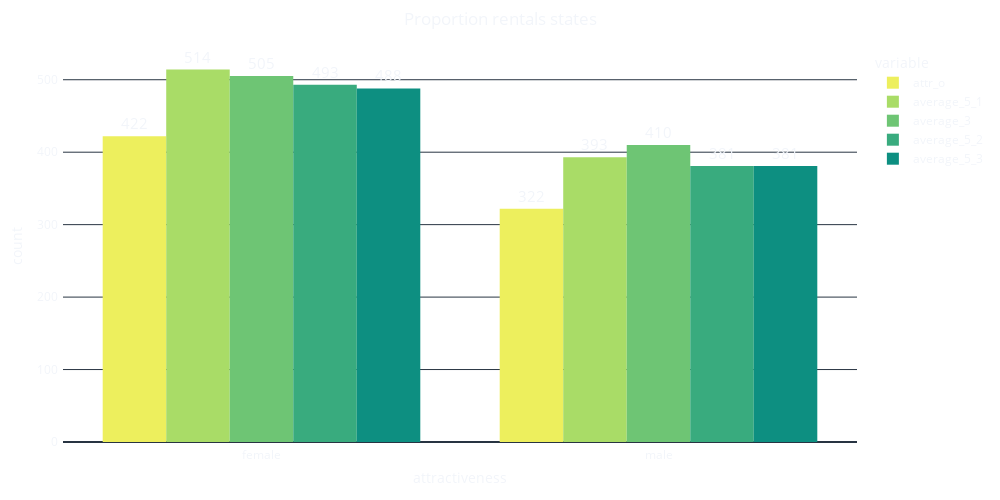

Here is the notebook cell this chart was saved with:
### Code cell
fig = px.histogram(df_perceived, x="gender", y=["attr_o", "average_5_1", "average_3", "average_5_2", "average_5_3"],
                      title = 'Proportion rentals states',
                      barmode ='group',
                      width= 1000,
                      height = 500,
                      text_auto = True,
                      color_discrete_sequence=px.colors.sequential.Aggrnyl_r
                                )
fig.update_traces(textposition = 'outside', textfont_size = 15)                         
fig.update_layout(title_x = 0.5, 
                      margin={"l":50,"r":50,"b":50,"t":50,"pad":4},
                      xaxis_title = 'attractiveness',
                      yaxis_title = 'count',
                      template = 'plotly_dark'
                      )
fig.update_layout({'plot_bgcolor': 'rgba(0, 0, 0, 0)',
                    'paper_bgcolor': 'rgba(0, 0, 0, 0)'}
                      )  

fig.show()

### Figure 1 — Plotly figure (JSON) as saved in the notebook; plotly's stock layout.template omitted (floating-point values rounded to 4 significant figures)
{"data": [{"alignmentgroup": "True", "bingroup": "x", "histfunc": "sum", "hovertemplate": "variable=attr_o<br>gender=%{x}<br>sum of value=%{y}<extra></extra>", "legendgroup": "attr_o", "marker": {"color": "rgb(237, 239, 93)", "pattern": {"shape": ""}}, "name": "attr_o", "offsetgroup": "attr_o", "orientation": "v", "showlegend": true, "textfont": {"size": 15}, "textposition": "outside", "texttemplate": "%{value}", "type": "histogram", "x": ["female", "female", "female", "female", "female", "female", "female", "female", "male", "male", "male", "male", "male", "male", "female", "female", "female", "female", "female", "female", "female", "female", "female", "female", "male", "male", "male", "male", "male", "male", "male", "male", "female", "female", "female", "female", "female", "female", "female", "female", "female", "male", "male", "male", "male", "male", "male", "female", "female", "male", "male", "male", "female", "female", "female", "female", "female", "female", "female", "male", "male", "male", "female", "female", "female", "female", "female", "female", "female", "male", "male", "male", "male", "male", "male", "male", "male", "female", "female", "female", "male", "female", "female", "female", "female", "male", "male", "male", "male", "female", "female", "male", "female", "female", "female", "male", "male", "male", "male", "male", "female", "female", "male", "male", "female", "female", "female", "female", "female", "female", "female", "female", "female", "male", "male", "male", "male", "male", "male", "male"], "xaxis": "x", "y": [6, 8, 5, 7, 6, 7, 7, 8, 6, 4, 4, 7, 4, 5, 4, 7, 6, 5, 5, 6, 6, 8, 6, 7, 6, 6, 6, 7, 4, 6, 6, 6, 6, 5, 7, 5, 7, 6, 7, 7, 7, 7, 7, 6, 8, 8, 4, 8, 7, 5, 8, 6, 5, 6, 8, 7, 8, 6, 6, 4, 6, 6, 6, 7, 6, 8, 7, 5, 6, 6, 7, 6, 5, 8, 7, 7, 4, 7, 8, 7, 7, 6, 6, 7, 6, 7, 6, 8, 6, 6, 6, 4, 8, 8, 8, 6, 4, 6, 8, 7, 6, 7, 2, 6, 8, 5, 5, 6, 7, 5, 5, 4, 4, 6, 4, 6, 7, 7, 6, 7], "yaxis": "y"}, {"alignmentgroup": "True", "bingroup": "x", "histfunc": "sum", "hovertemplate": "variable=average_5_1<br>gender=%{x}<br>sum of value=%{y}<extra></extra>", "legendgroup": "average_5_1", "marker": {"color": "rgb(169, 220, 103)", "pattern": {"shape": ""}}, "name": "average_5_1", "offsetgroup": "average_5_1", "orientation": "v", "showlegend": true, "textfont": {"size": 15}, "textposition": "outside", "texttemplate": "%{value}", "type": "histogram", "x": ["female", "female", "female", "female", "female", "female", "female", "female", "male", "male", "male", "male", "male", "male", "female", "female", "female", "female", "female", "female", "female", "female", "female", "female", "male", "male", "male", "male", "male", "male", "male", "male", "female", "female", "female", "female", "female", "female", "female", "female", "female", "male", "male", "male", "male", "male", "male", "female", "female", "male", "male", "male", "female", "female", "female", "female", "female", "female", "female", "male", "male", "male", "female", "female", "female", "female", "female", "female", "female", "male", "male", "male", "male", "male", "male", "male", "male", "female", "female", "female", "male", "female", "female", "female", "female", "male", "male", "male", "male", "female", "female", "male", "female", "female", "female", "male", "male", "male", "male", "male", "female", "female", "male", "male", "female", "female", "female", "female", "female", "female", "female", "female", "female", "male", "male", "male", "male", "male", "male", "male"], "xaxis": "x", "y": [8, 8, 9, 9, 8, 4, 8, 8, 9, 6, 4, 7, 8, 10, 9, 8, 8, 7, 7, 8, 6, 8, 6, 10, 8, 8, 7, 7, 7, 7, 6, 7, 8, 8, 9, 8, 8, 9, 8, 8, 7, 8, 7, 6, 8, 6, 7, 6, 9, 5, 8, 6, 7, 9, 8, 8, 6, 5, 9, 5, 7, 8, 9, 9, 8, 8, 8, 7, 8, 7, 8, 7, 9, 7, 6, 7, 7, 7, 9, 6, 8, 7, 9, 7, 8, 7, 8, 8, 8, 8, 8, 6, 8, 8, 7, 8, 5, 9, 7, 10, 8, 8, 7, 8, 7, 9, 8, 9, 7, 7, 8, 8, 7, 9, 5, 6, 8, 10, 8, 8], "yaxis": "y"}, {"alignmentgroup": "True", "bingroup": "x", "histfunc": "sum", "hovertemplate": "variable=average_3<br>gender=%{x}<br>sum of value=%{y}<extra></extra>", "legendgroup": "average_3", "marker": {"color": "rgb(110, 197, 116)", "pattern": {"shape": ""}}, "name": "average_3", "offsetgroup": "average_3", "orientation": "v", "showlegend": true, "textfont": {"size": 15}, "textposition": "outside", "texttemplate": "%{value}", "type": "histogram", "x": ["female", "female", "female", "female", "female", "female", "female", "female", "male", "male", "male", "male", "male", "male", "female", "female", "female", "female", "female", "female", "female", "female", "female", "female", "male", "male", "male", "male", "male", "male", "male", "male", "female", "female", "female", "female", "female", "female", "female", "female", "female", "male", "male", "male", "male", "male", "male", "female", "female", "male", "male", "male", "female", "female", "female", "female", "female", "female", "female", "male", "male", "male", "female", "female", "female", "female", "female", "female", "female", "male", "male", "male", "male", "male", "male", "male", "male", "female", "female", "female", "male", "female", "female", "female", "female", "male", "male", "male", "male", "female", "female", "male", "female", "female", "female", "male", "male", "male", "male", "male", "female", "female", "male", "male", "female", "female", "female", "female", "female", "female", "female", "female", "female", "male", "male", "male", "male", "male", "male", "male"], "xaxis": "x", "y": [8, 8, 8, 9, 7, 5, 8, 7, 9, 7, 6, 7, 8, 9, 8, 8, 7, 7, 7, 7, 6, 9, 6, 10, 7, 8, 8, 7, 8, 7, 7, 8, 8, 8, 9, 8, 8, 8, 8, 8, 7, 8, 7, 8, 8, 6, 7, 7, 9, 7, 7, 7, 7, 8, 8, 8, 7, 7, 8, 7, 7, 8, 7, 8, 8, 8, 8, 8, 8, 8, 8, 7, 8, 8, 8, 7, 7, 7, 8, 6, 8, 7, 9, 6, 7, 8, 8, 9, 8, 8, 10, 6, 8, 8, 7, 7, 6, 9, 7, 10, 8, 9, 7, 7, 7, 8, 7, 8, 7, 7, 8, 7, 7, 8, 6, 8, 8, 10, 9, 7], "yaxis": "y"}, {"alignmentgroup": "True", "bingroup": "x", "histfunc": "sum", "hovertemplate": "variable=average_5_2<br>gender=%{x}<br>sum of value=%{y}<extra></extra>", "legendgroup": "average_5_2", "marker": {"color": "rgb(57, 171, 126)", "pattern": {"shape": ""}}, "name": "average_5_2", "offsetgroup": "average_5_2", "orientation": "v", "showlegend": true, "textfont": {"size": 15}, "textposition": "outside", "texttemplate": "%{value}", "type": "histogram", "x": ["female", "female", "female", "female", "female", "female", "female", "female", "male", "male", "male", "male", "male", "male", "female", "female", "female", "female", "female", "female", "female", "female", "female", "female", "male", "male", "male", "male", "male", "male", "male", "male", "female", "female", "female", "female", "female", "female", "female", "female", "female", "male", "male", "male", "male", "male", "male", "female", "female", "male", "male", "male", "female", "female", "female", "female", "female", "female", "female", "male", "male", "male", "female", "female", "female", "female", "female", "female", "female", "male", "male", "male", "male", "male", "male", "male", "male", "female", "female", "female", "male", "female", "female", "female", "female", "male", "male", "male", "male", "female", "female", "male", "female", "female", "female", "male", "male", "male", "male", "male", "female", "female", "male", "male", "female", "female", "female", "female", "female", "female", "female", "female", "female", "male", "male", "male", "male", "male", "male", "male"], "xaxis": "x", "y": [8, 8, 7, 8, 7, 6, 8, 8, 8, 6, 5, 7, 9, 9, 9, 7, 8, 7, 7, 7, 8, 8, 6, 10, 8, 8, 6, 7, 7, 7, 6, 7, 7, 8, 9, 9, 8, 8, 7, 7, 7, 8, 6, 6, 7, 7, 7, 6, 8, 7, 8, 6, 7, 8, 6, 8, 6, 5, 8, 8, 6, 8, 6, 8, 7, 8, 8, 7, 8, 8, 8, 7, 8, 8, 7, 7, 2, 7, 9, 6, 8, 8, 8, 8, 6, 8, 7, 8, 8, 9, 9, 6, 6, 8, 6, 8, 5, 8, 7, 7, 9, 8, 6, 7, 8, 8, 7, 8, 7, 5, 9, 7, 6, 8, 5, 7, 8, 8, 7, 6], "yaxis": "y"}, {"alignmentgroup": "True", "bingroup": "x", "histfunc": "sum", "hovertemplate": "variable=average_5_3<br>gender=%{x}<br>sum of value=%{y}<extra></extra>", "legendgroup": "average_5_3", "marker": {"color": "rgb(13, 143, 129)", "pattern": {"shape": ""}}, "name": "average_5_3", "offsetgroup": "average_5_3", "orientation": "v", "showlegend": true, "textfont": {"size": 15}, "textposition": "outside", "texttemplate": "%{value}", "type": "histogram", "x": ["female", "female", "female", "female", "female", "female", "female", "female", "male", "male", "male", "male", "male", "male", "female", "female", "female", "female", "female", "female", "female", "female", "female", "female", "male", "male", "male", "male", "male", "male", "male", "male", "female", "female", "female", "female", "female", "female", "female", "female", "female", "male", "male", "male", "male", "male", "male", "female", "female", "male", "male", "male", "female", "female", "female", "female", "female", "female", "female", "male", "male", "male", "female", "female", "female", "female", "female", "female", "female", "male", "male", "male", "male", "male", "male", "male", "male", "female", "female", "female", "male", "female", "female", "female", "female", "male", "male", "male", "male", "female", "female", "male", "female", "female", "female", "male", "male", "male", "male", "male", "female", "female", "male", "male", "female", "female", "female", "female", "female", "female", "female", "female", "female", "male", "male", "male", "male", "male", "male", "male"], "xaxis": "x", "y": [9, 8, 3, 8, 8, 6, 7, 8, 7, 6, 5, 6, 9, 9, 8, 7, 8, 7, 7, 7, 6, 7, 6, 8, 8, 8, 7, 7, 6, 7, 6, 8, 7, 8, 10, 8, 8, 8, 8, 7, 7, 8, 7, 6, 7, 7, 4, 5, 8, 8, 8, 5, 9, 8, 7, 8, 6, 5, 8, 7, 6, 8, 6, 8, 7, 6, 8, 7, 8, 8, 8, 7, 7, 8, 6, 8, 8, 6, 9, 6, 7, 8, 9, 8, 7, 6, 7, 9, 7, 8, 8, 5, 7, 8, 7, 8, 5, 8, 8, 6, 8, 8, 6, 8, 7, 9, 7, 8, 8, 5, 10, 8, 6, 9, 6, 6, 8, 8, 7, 7], "yaxis": "y"}], "layout": {"barmode": "group", "height": 500, "legend": {"title": {"text": "variable"}, "tracegroupgap": 0}, "margin": {"b": 50, "l": 50, "pad": 4, "r": 50, "t": 50}, "paper_bgcolor": "rgba(0, 0, 0, 0)", "plot_bgcolor": "rgba(0, 0, 0, 0)", "title": {"text": "Proportion rentals states", "x": 0.5}, "width": 1000, "xaxis": {"anchor": "y", "domain": [0, 1], "title": {"text": "attractiveness"}}, "yaxis": {"anchor": "x", "domain": [0, 1], "title": {"text": "count"}}}}
